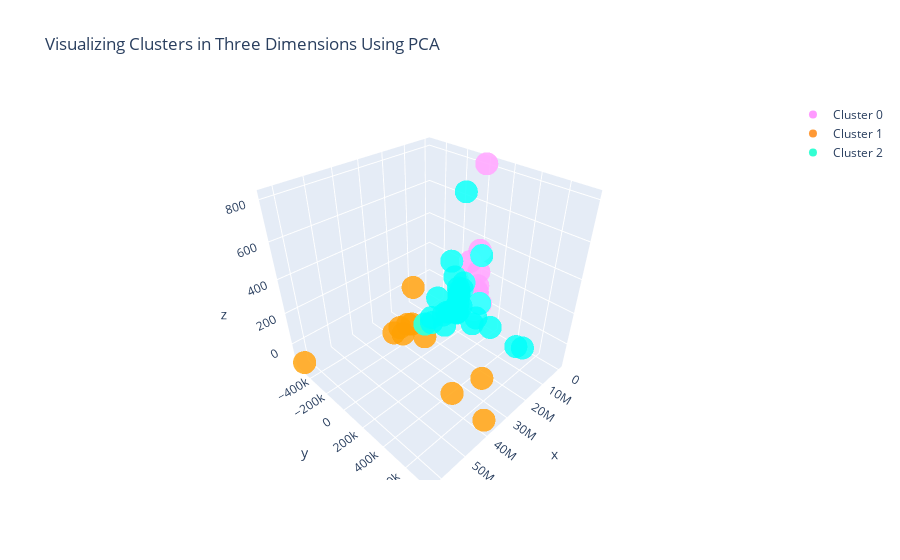

Here is the notebook cell this chart was saved with:
### Code cell
#Instructions for building the 3-D plot

#trace1 is for 'Cluster 0'
trace1 = go.Scatter3d(
                    x = cluster0["PC1_3d"],
                    y = cluster0["PC2_3d"],
                    z = cluster0["PC3_3d"],
                    mode = "markers",
                    name = "Cluster 0",
                    marker = dict(color = 'rgba(255, 128, 255, 0.8)'),
                    text = None)

#trace2 is for 'Cluster 1'
trace2 = go.Scatter3d(
                    x = cluster1["PC1_3d"],
                    y = cluster1["PC2_3d"],
                    z = cluster1["PC3_3d"],
                    mode = "markers",
                    name = "Cluster 1",
                    marker = dict(color = 'rgba(255, 128, 2, 0.8)'),
                    text = None)

#trace3 is for 'Cluster 2'
trace3 = go.Scatter3d(
                    x = cluster2["PC1_3d"],
                    y = cluster2["PC2_3d"],
                    z = cluster2["PC3_3d"],
                    mode = "markers",
                    name = "Cluster 2",
                    marker = dict(color = 'rgba(0, 255, 200, 0.8)'),
                    text = None)

data = [trace1, trace2, trace3]

title = "Visualizing Clusters in Three Dimensions Using PCA"

layout = dict(title = title,
              xaxis= dict(title= 'PC1',ticklen= 5,zeroline= False),
              yaxis= dict(title= 'PC2',ticklen= 5,zeroline= False)
             )

fig = dict(data = data, layout = layout)

iplot(fig)

### Figure 1 — Plotly figure (JSON) as saved in the notebook; plotly's stock layout.template omitted (floating-point values rounded to 4 significant figures; data arrays with more than 128 entries replaced by an {"elided": "..."} marker saying what was removed)
{"data": [{"marker": {"color": "rgba(255, 128, 255, 0.8)"}, "mode": "markers", "name": "Cluster 0", "type": "scatter3d", "x": {"elided": "2956 float values"}, "y": {"elided": "2956 float values"}, "z": {"elided": "2956 float values"}}, {"marker": {"color": "rgba(255, 128, 2, 0.8)"}, "mode": "markers", "name": "Cluster 1", "type": "scatter3d", "x": [30430000.0, 24960000.0, 29340000.0, 39730000.0, 24060000.0, 26510000.0, 28920000.0, 62650000.0, 33100000.0, 37830000.0, 26400000.0], "y": [-189500.0, -212600.0, -249500.0, 754600.0, -205100.0, -36310.0, 550600.0, -529700.0, -230600.0, 454300.0, -224700.0], "z": [-73.09, -59.79, -62.04, -75.68, 189.1, -60.72, -38.41, -131.0, -59.23, -95.11, -53.16]}, {"marker": {"color": "rgba(0, 255, 200, 0.8)"}, "mode": "markers", "name": "Cluster 2", "type": "scatter3d", "x": [6536000.0, 8135000.0, 14890000.0, 7629000.0, 9713000.0, 12330000.0, 16980000.0, 12200000.0, 10780000.0, 7845000.0, 14990000.0, 7478000.0, 10710000.0, 9169000.0, 9488000.0, 21930000.0, 20500000.0, 21100000.0, 6360000.0, 8054000.0, 9920000.0, 13080000.0, 8646000.0, 8827000.0, 21520000.0, 8411000.0, 7613000.0, 12820000.0, 10820000.0, 11010000.0, 7933000.0, 6708000.0, 7502000.0], "y": [-44350.0, 147300.0, 265800.0, -54370.0, 535300.0, -86210.0, -95470.0, -53430.0, -68570.0, -56060.0, -72190.0, -53350.0, -11750.0, -23990.0, -67570.0, -130200.0, -87990.0, 59460.0, -49490.0, -44600.0, -25880.0, -43200.0, -46590.0, 286900.0, -69060.0, 5836.0, 128900.0, 180700.0, -10400.0, 603800.0, -56450.0, -37450.0, -53760.0], "z": [-15.75, 395.8, 193.0, 6.641, -24.26, -28.39, 105.4, 324.7, -26.8, 119.1, -19.72, 71.95, -11.03, -23.23, 201.1, -51.11, -34.98, 14.56, 687.2, 73.51, -25.02, -2.941, -18.64, -10.49, 18.71, 180.2, -20.52, 4.655, -15.3, 11.16, 4.928, 110.7, 93.88]}], "layout": {"title": {"text": "Visualizing Clusters in Three Dimensions Using PCA"}, "xaxis": {"ticklen": 5, "title": {"text": "PC1"}, "zeroline": false}, "yaxis": {"ticklen": 5, "title": {"text": "PC2"}, "zeroline": false}}}
